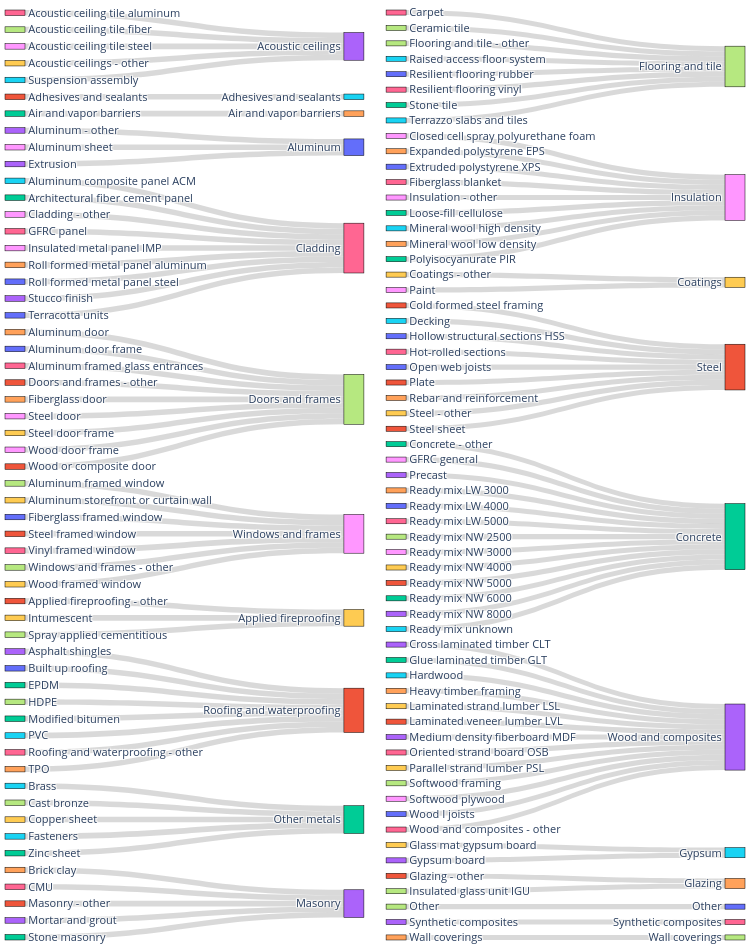

Notebook code cell kept with this figure:
### Markdown cell above
##### Generic mapping based on counts

### Code cell
# Assuming merged_df is loaded and filtered for the specific life cycle stage and project type
filtered_df = merged_df[(merged_df['life_cycle_stage'] == 'A1-A3') & (merged_df['bldg_proj_type'] == 'New Construction')]

# Group data to understand the unique connections
connections = filtered_df.groupby(['mat_type', 'mat_group']).size().reset_index(name='Count')

# Create a count of unique mat_groups for each mat_type and vice versa
mat_type_to_group = connections.groupby('mat_type')['mat_group'].nunique().reset_index(name='Unique_Outflows')
mat_group_to_type = connections.groupby('mat_group')['mat_type'].nunique().reset_index(name='Unique_Inflows')

# Merge back to the connections to get the inflow and outflow counts for each connection
sankey_data = connections.merge(mat_type_to_group, on='mat_type')
sankey_data = sankey_data.merge(mat_group_to_type, on='mat_group')

# Define the two subsets based on mat_group names
left_mat_groups = ["Acoustic ceilings", "Adhesives and sealants", "Air and vapor barriers", "Aluminum", "Cladding", "Doors and frames", "Windows and frames", "Applied fireproofing", "Roofing and waterproofing", "Other metals", "Masonry"]

# Split data into two subsets
sankey_left = sankey_data[sankey_data['mat_group'].isin(left_mat_groups)].copy()
sankey_right = sankey_data[~sankey_data['mat_group'].isin(left_mat_groups)].copy()

# Function to create Sankey chart traces
def create_sankey_trace(sankey_data):
    mat_type_ids = {mat_type: i for i, mat_type in enumerate(sankey_data['mat_type'].unique())}
    mat_group_ids = {mat_group: i + len(mat_type_ids) for i, mat_group in enumerate(sankey_data['mat_group'].unique())}

    sankey_data.loc[:, 'source'] = sankey_data['mat_type'].map(mat_type_ids)
    sankey_data.loc[:, 'target'] = sankey_data['mat_group'].map(mat_group_ids)
    sankey_data.loc[:, 'value'] = sankey_data['Unique_Outflows']

    node_colors = ['#FF6692', '#B6E880', '#FF97FF', '#FECB52', '#EF553B', '#00CC96', '#AB63FA', '#19D3F3', '#FFA15A', '#636EFA'] * (len(mat_type_ids) + len(mat_group_ids) // 10 + 1)

    return go.Sankey(
        node=dict(
            pad=15,
            thickness=20,
            line=dict(color="black", width=0.5),
            label=[*mat_type_ids.keys(), *mat_group_ids.keys()],
            color=node_colors[:len(mat_type_ids) + len(mat_group_ids)]
        ),
        link=dict(
            source=sankey_data['source'],
            target=sankey_data['target'],
            value=sankey_data['value'],
            color='rgba(180,180,180,0.5)'
        ))

# Create subplots layout with one row and two columns
fig = sp.make_subplots(rows=1, cols=2, subplot_titles=("", ""),
                        specs=[[{"type": "sankey"}, {"type": "sankey"}]],
                        column_widths=[0.45, 0.45],  # Adjust space between columns
                        horizontal_spacing=0.03)  # Control distance between two plots

# Add Sankey diagrams to the respective subplot positions
fig.add_trace(create_sankey_trace(sankey_left), row=1, col=1)
fig.add_trace(create_sankey_trace(sankey_right), row=1, col=2)

# Update layout with margin control
fig.update_layout(
    title_text="",
    font_size=11,
    width=750,
    height=950,
    margin=dict(l=5, r=5, t=10, b=10)  # Adjust left, right, top, bottom margins
)

fig.show(config={'toImageButtonOptions': {'scale': 3}})  # Increase scale for higher resolution

### Figure 1 — Plotly figure (JSON) as saved in the notebook; plotly's stock layout.template omitted (floating-point values rounded to 4 significant figures)
{"data": [{"domain": {"x": [0, 0.485], "y": [0, 1]}, "link": {"color": "rgba(180,180,180,0.5)", "source": [0, 1, 2, 3, 4, 5, 6, 7, 8, 9, 10, 11, 12, 13, 14, 15, 16, 17, 18, 19, 20, 21, 22, 23, 24, 25, 26, 27, 28, 29, 30, 31, 32, 33, 34, 35, 36, 37, 38, 39, 40, 41, 42, 43, 44, 45, 46, 47, 48, 49, 50, 51, 52, 53, 54, 55], "target": [56, 56, 56, 56, 57, 58, 59, 60, 61, 61, 61, 62, 59, 62, 63, 60, 64, 65, 66, 64, 66, 65, 60, 65, 61, 64, 59, 65, 61, 62, 60, 64, 60, 63, 66, 64, 66, 64, 60, 60, 64, 63, 61, 61, 62, 66, 60, 56, 64, 60, 62, 62, 61, 62, 61, 65], "value": [1, 1, 1, 1, 1, 1, 1, 1, 1, 1, 1, 1, 1, 1, 1, 1, 1, 1, 1, 1, 1, 1, 1, 1, 1, 1, 1, 1, 1, 1, 1, 1, 1, 1, 1, 1, 1, 1, 1, 1, 1, 1, 1, 1, 1, 1, 1, 1, 1, 1, 1, 1, 1, 1, 1, 1]}, "node": {"color": ["#FF6692", "#B6E880", "#FF97FF", "#FECB52", "#EF553B", "#00CC96", "#AB63FA", "#19D3F3", "#FFA15A", "#636EFA", "#FF6692", "#B6E880", "#FF97FF", "#FECB52", "#EF553B", "#00CC96", "#AB63FA", "#19D3F3", "#FFA15A", "#636EFA", "#FF6692", "#B6E880", "#FF97FF", "#FECB52", "#EF553B", "#00CC96", "#AB63FA", "#19D3F3", "#FFA15A", "#636EFA", "#FF6692", "#B6E880", "#FF97FF", "#FECB52", "#EF553B", "#00CC96", "#AB63FA", "#19D3F3", "#FFA15A", "#636EFA", "#FF6692", "#B6E880", "#FF97FF", "#FECB52", "#EF553B", "#00CC96", "#AB63FA", "#19D3F3", "#FFA15A", "#636EFA", "#FF6692", "#B6E880", "#FF97FF", "#FECB52", "#EF553B", "#00CC96", "#AB63FA", "#19D3F3", "#FFA15A", "#636EFA", "#FF6692", "#B6E880", "#FF97FF", "#FECB52", "#EF553B", "#00CC96", "#AB63FA"], "label": ["Acoustic ceiling tile aluminum", "Acoustic ceiling tile fiber", "Acoustic ceiling tile steel", "Acoustic ceilings - other", "Adhesives and sealants", "Air and vapor barriers", "Aluminum - other", "Aluminum composite panel ACM", "Aluminum door", "Aluminum door frame", "Aluminum framed glass entrances", "Aluminum framed window", "Aluminum sheet", "Aluminum storefront or curtain wall", "Applied fireproofing - other", "Architectural fiber cement panel", "Asphalt shingles", "Brass", "Brick clay", "Built up roofing", "CMU", "Cast bronze", "Cladding - other", "Copper sheet", "Doors and frames - other", "EPDM", "Extrusion", "Fasteners", "Fiberglass door", "Fiberglass framed window", "GFRC panel", "HDPE", "Insulated metal panel IMP", "Intumescent", "Masonry - other", "Modified bitumen", "Mortar and grout", "PVC", "Roll formed metal panel aluminum", "Roll formed metal panel steel", "Roofing and waterproofing - other", "Spray applied cementitious", "Steel door", "Steel door frame", "Steel framed window", "Stone masonry", "Stucco finish", "Suspension assembly", "TPO", "Terracotta units", "Vinyl framed window", "Windows and frames - other", "Wood door frame", "Wood framed window", "Wood or composite door", "Zinc sheet", "Acoustic ceilings", "Adhesives and sealants", "Air and vapor barriers", "Aluminum", "Cladding", "Doors and frames", "Windows and frames", "Applied fireproofing", "Roofing and waterproofing", "Other metals", "Masonry"], "line": {"color": "black", "width": 0.5}, "pad": 15, "thickness": 20}, "type": "sankey"}, {"domain": {"x": [0.515, 1], "y": [0, 1]}, "link": {"color": "rgba(180,180,180,0.5)", "source": [0, 1, 2, 3, 4, 5, 6, 7, 8, 9, 10, 11, 12, 13, 14, 15, 16, 17, 18, 19, 20, 21, 22, 23, 24, 25, 26, 27, 28, 29, 30, 31, 32, 33, 34, 35, 36, 37, 38, 39, 40, 41, 42, 43, 44, 45, 46, 47, 48, 49, 50, 51, 52, 53, 54, 55, 56, 57, 58, 59, 60], "target": [61, 61, 62, 63, 64, 65, 66, 64, 62, 62, 62, 61, 65, 67, 68, 66, 67, 66, 66, 64, 64, 68, 62, 66, 66, 62, 66, 62, 62, 64, 66, 69, 63, 66, 64, 62, 65, 61, 65, 65, 65, 65, 65, 65, 65, 65, 65, 65, 64, 61, 61, 66, 66, 64, 64, 61, 70, 61, 71, 66, 66], "value": [1, 1, 1, 1, 1, 1, 1, 1, 1, 1, 1, 1, 1, 1, 1, 1, 1, 1, 1, 1, 1, 1, 1, 1, 1, 1, 1, 1, 1, 1, 1, 1, 1, 1, 1, 1, 1, 1, 1, 1, 1, 1, 1, 1, 1, 1, 1, 1, 1, 1, 1, 1, 1, 1, 1, 1, 1, 1, 1, 1, 1]}, "node": {"color": ["#FF6692", "#B6E880", "#FF97FF", "#FECB52", "#EF553B", "#00CC96", "#AB63FA", "#19D3F3", "#FFA15A", "#636EFA", "#FF6692", "#B6E880", "#FF97FF", "#FECB52", "#EF553B", "#00CC96", "#AB63FA", "#19D3F3", "#FFA15A", "#636EFA", "#FF6692", "#B6E880", "#FF97FF", "#FECB52", "#EF553B", "#00CC96", "#AB63FA", "#19D3F3", "#FFA15A", "#636EFA", "#FF6692", "#B6E880", "#FF97FF", "#FECB52", "#EF553B", "#00CC96", "#AB63FA", "#19D3F3", "#FFA15A", "#636EFA", "#FF6692", "#B6E880", "#FF97FF", "#FECB52", "#EF553B", "#00CC96", "#AB63FA", "#19D3F3", "#FFA15A", "#636EFA", "#FF6692", "#B6E880", "#FF97FF", "#FECB52", "#EF553B", "#00CC96", "#AB63FA", "#19D3F3", "#FFA15A", "#636EFA", "#FF6692", "#B6E880", "#FF97FF", "#FECB52", "#EF553B", "#00CC96", "#AB63FA", "#19D3F3", "#FFA15A", "#636EFA", "#FF6692", "#B6E880"], "label": ["Carpet", "Ceramic tile", "Closed cell spray polyurethane foam", "Coatings - other", "Cold formed steel framing", "Concrete - other", "Cross laminated timber CLT", "Decking", "Expanded polystyrene EPS", "Extruded polystyrene XPS", "Fiberglass blanket", "Flooring and tile - other", "GFRC general", "Glass mat gypsum board", "Glazing - other", "Glue laminated timber GLT", "Gypsum board", "Hardwood", "Heavy timber framing", "Hollow structural sections HSS", "Hot-rolled sections", "Insulated glass unit IGU", "Insulation - other", "Laminated strand lumber LSL", "Laminated veneer lumber LVL", "Loose-fill cellulose", "Medium density fiberboard MDF", "Mineral wool high density", "Mineral wool low density", "Open web joists", "Oriented strand board OSB", "Other", "Paint", "Parallel strand lumber PSL", "Plate", "Polyisocyanurate PIR", "Precast", "Raised access floor system", "Ready mix LW 3000", "Ready mix LW 4000", "Ready mix LW 5000", "Ready mix NW 2500", "Ready mix NW 3000", "Ready mix NW 4000", "Ready mix NW 5000", "Ready mix NW 6000", "Ready mix NW 8000", "Ready mix unknown", "Rebar and reinforcement", "Resilient flooring rubber", "Resilient flooring vinyl", "Softwood framing", "Softwood plywood", "Steel - other", "Steel sheet", "Stone tile", "Synthetic composites", "Terrazzo slabs and tiles", "Wall coverings", "Wood I joists", "Wood and composites - other", "Flooring and tile", "Insulation", "Coatings", "Steel", "Concrete", "Wood and composites", "Gypsum", "Glazing", "Other", "Synthetic composites", "Wall coverings"], "line": {"color": "black", "width": 0.5}, "pad": 15, "thickness": 20}, "type": "sankey"}], "layout": {"font": {"size": 11}, "height": 950, "margin": {"b": 10, "l": 5, "r": 5, "t": 10}, "title": {"text": ""}, "width": 750}}
